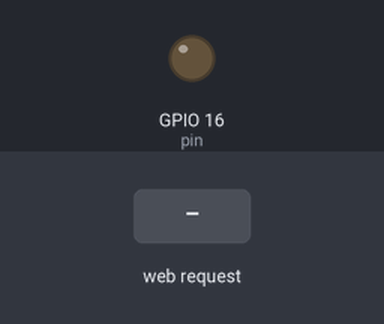
Bench run of a sketch on a simulated ESP8266 (NodeMCU). Shown: output pins drawn as LEDs (lit = HIGH). Inputs (shaded band) come from the test bench. What the sketch prints to the serial monitor is not drawn.

Above: at 1.2 s.
1.3 s: HTTP request GET /led received
At 1.7 s:
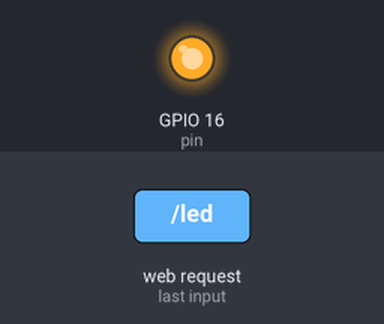
2.8 s: HTTP request GET /led?state=0 received
At 4.0 s:
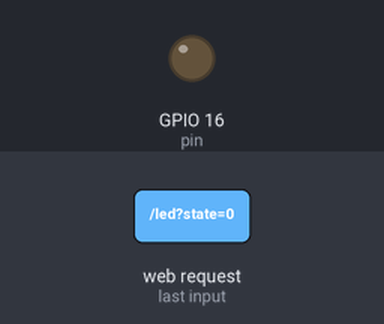
4.3 s: HTTP request GET /led?state=1 received
At 5.2 s:
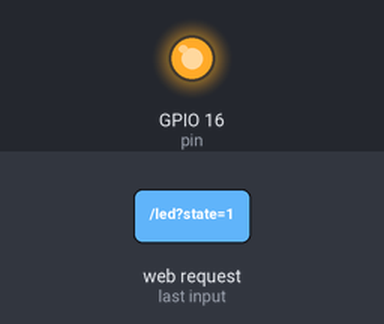
Timing chart, 0 to 7.3 s (numbered marks = the images above; inputs shaded):
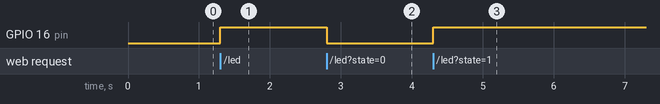

Measured:
- after the input at 1.3 s, GPIO 16 (pin): LOW → HIGH at once
- after the input at 2.8 s, GPIO 16 (pin): HIGH → LOW at once
- after the input at 4.3 s, GPIO 16 (pin): LOW → HIGH at once

The sketch:

Intranet_Based_LED_IoT.ino
```cpp
#include<ESP8266WebServer.h>  //ESP WebServer library

ESP8266WebServer server;  //Declaring ESP8266WebServer as server

//Access point credentials
const char username[] = "<Username>";   //Username for Access Point
const char password[] = "<Password>";   //Password for Access Point

#define pin 16  //Declaring 16 as pin

void setup() {
  pinMode(pin,OUTPUT);  //Setting pin 16 as output
  Serial.begin(115200); //Set baudrate to 115200 bps

  WiFi.softAP(username,password); //Setting up access point
  IPAddress myIP = WiFi.softAPIP(); //fetching IP address
  Serial.print("AP IP Address: ");
  Serial.println(myIP); //Printing the IP address

  server.begin(); //Starts the server
  server.on("/led",led);  //When server receives a request "IP Address/led", it calls the led() function
  }

void loop(){
  server.handleClient();  //Endlessly check for requests by clients
}

void led() {
  String myHTML = "<html><head><title>LED IOT</title></head><body style=\"background-color: skyblue\"><h1><center>LED IOT</center></h1><form><center><button type=\"submit\" name=\"state\" value=\"0\">LED ON</button></center></form><form><center><button type=\"submit\" name=\"state\" value=\"1\">LED OFF</button></center></form></body></html>";  //HTML code for the webpage

  server.send(200,"text/html",myHTML);  //Send the HTML code to Node MCU. Code 200 corresponds to "no error"

  if (server.arg("state")=="0"){  //if server argument "state" is 0
    digitalWrite(pin,0);  //LED ON
  }
  else{
    digitalWrite(pin,1);  //LED OFF
  }
}
```
